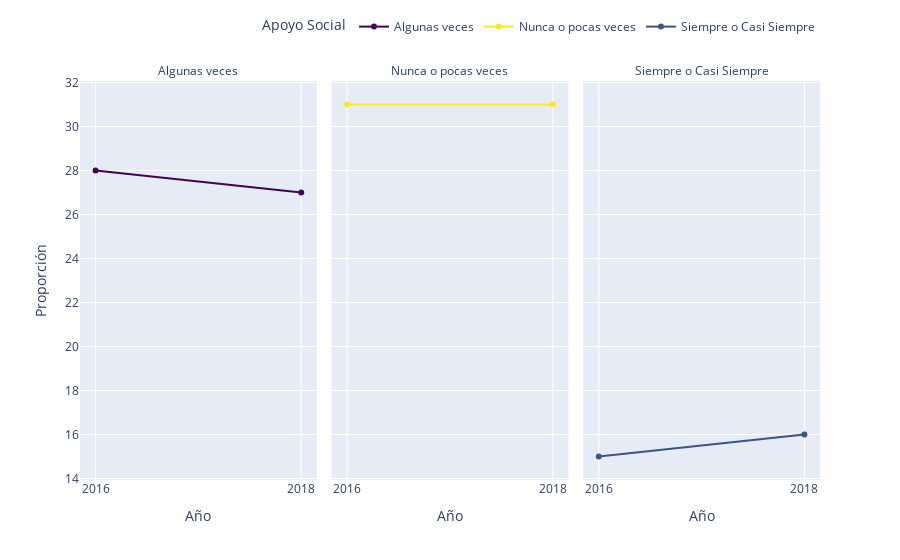

Write notebook code for a chart like this one.
### Code cell
grafo_var('s12_fac','Apoyo Social')

### Figure 1 — Plotly figure (JSON) as saved in the notebook; plotly's stock layout.template omitted (floating-point values rounded to 4 significant figures)
{"data": [{"hovertemplate": "Apoyo Social=Algunas veces<br>Año=%{x}<br>Proporción=%{y}<extra></extra>", "legendgroup": "Algunas veces", "line": {"color": "#440154", "dash": "solid"}, "marker": {"symbol": "circle"}, "mode": "lines+markers", "name": "Algunas veces", "orientation": "v", "showlegend": true, "type": "scatter", "x": ["2016", "2018"], "xaxis": "x", "y": [28.0, 27], "yaxis": "y"}, {"hovertemplate": "Apoyo Social=Nunca o pocas veces<br>Año=%{x}<br>Proporción=%{y}<extra></extra>", "legendgroup": "Nunca o pocas veces", "line": {"color": "#fde725", "dash": "solid"}, "marker": {"symbol": "circle"}, "mode": "lines+markers", "name": "Nunca o pocas veces", "orientation": "v", "showlegend": true, "type": "scatter", "x": ["2016", "2018"], "xaxis": "x2", "y": [31, 31], "yaxis": "y2"}, {"hovertemplate": "Apoyo Social=Siempre o Casi Siempre<br>Año=%{x}<br>Proporción=%{y}<extra></extra>", "legendgroup": "Siempre o Casi Siempre", "line": {"color": "#3b528b", "dash": "solid"}, "marker": {"symbol": "circle"}, "mode": "lines+markers", "name": "Siempre o Casi Siempre", "orientation": "v", "showlegend": true, "type": "scatter", "x": ["2016", "2018"], "xaxis": "x3", "y": [15, 16], "yaxis": "y3"}], "layout": {"annotations": [{"font": {}, "showarrow": false, "text": "Algunas veces", "x": 0.16, "xanchor": "center", "xref": "paper", "y": 1, "yanchor": "bottom", "yref": "paper"}, {"font": {}, "showarrow": false, "text": "Nunca o pocas veces", "x": 0.5, "xanchor": "center", "xref": "paper", "y": 1, "yanchor": "bottom", "yref": "paper"}, {"font": {}, "showarrow": false, "text": "Siempre o Casi Siempre", "x": 0.84, "xanchor": "center", "xref": "paper", "y": 1, "yanchor": "bottom", "yref": "paper"}], "autosize": true, "legend": {"orientation": "h", "title": {"text": "Apoyo Social"}, "tracegroupgap": 0, "x": 1, "xanchor": "right", "y": 1.1, "yanchor": "bottom"}, "margin": {"t": 60}, "xaxis": {"anchor": "y", "autorange": true, "domain": [0, 0.32], "range": [-0.07303, 1.073], "title": {"text": "Año"}, "type": "category"}, "xaxis2": {"anchor": "y2", "autorange": true, "domain": [0.34, 0.66], "matches": "x", "range": [-0.07303, 1.073], "title": {"text": "Año"}, "type": "category"}, "xaxis3": {"anchor": "y3", "autorange": true, "domain": [0.68, 1.0], "matches": "x", "range": [-0.07303, 1.073], "title": {"text": "Año"}, "type": "category"}, "yaxis": {"anchor": "x", "autorange": true, "domain": [0, 1], "range": [13.76, 32.24], "title": {"text": "Proporción"}, "type": "linear"}, "yaxis2": {"anchor": "x2", "autorange": true, "domain": [0, 1], "matches": "y", "range": [13.76, 32.24], "showticklabels": false, "type": "linear"}, "yaxis3": {"anchor": "x3", "autorange": true, "domain": [0, 1], "matches": "y", "range": [13.76, 32.24], "showticklabels": false, "type": "linear"}}}
